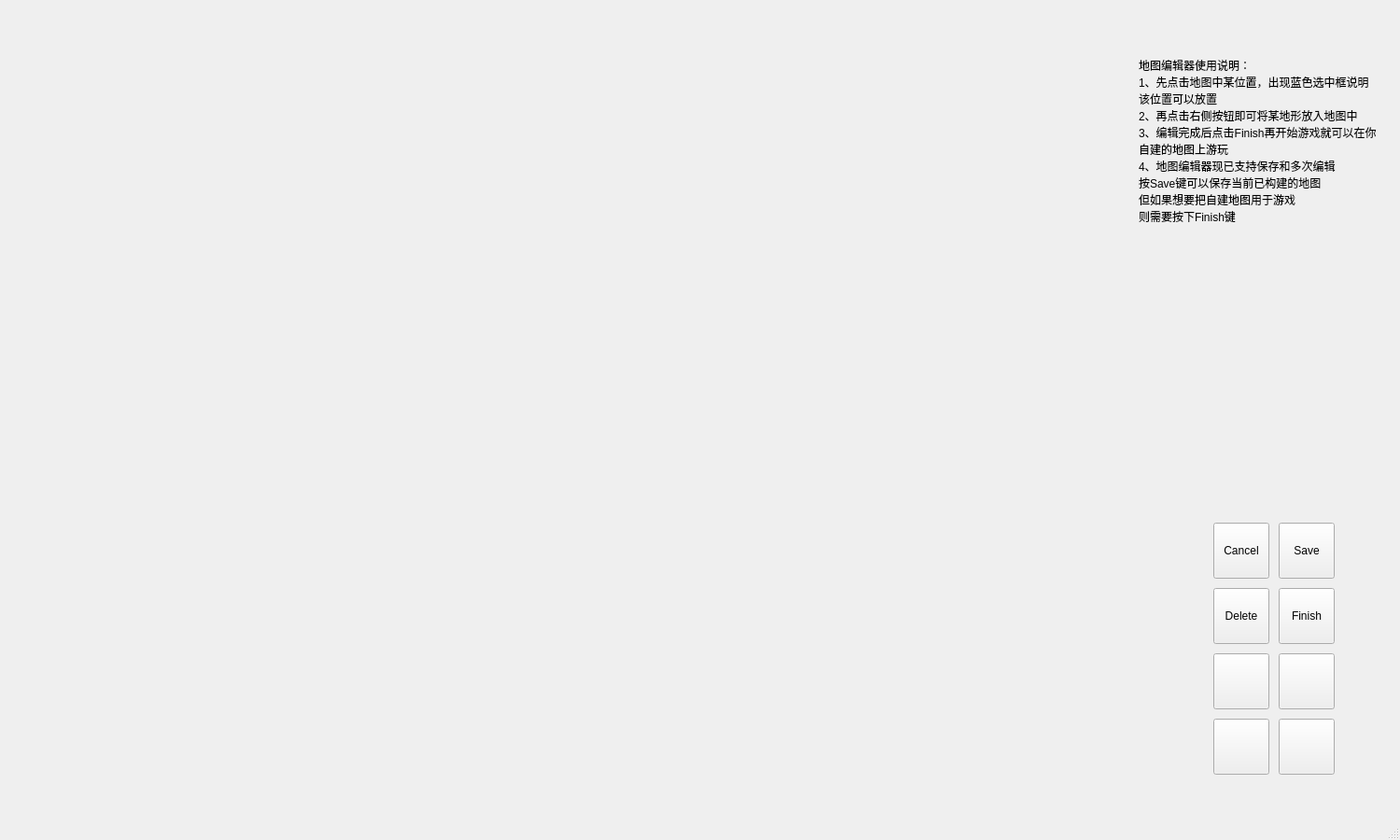
<?xml version="1.0" encoding="UTF-8"?>
<ui version="4.0">
 <class>MymapMainWindow</class>
 <widget class="QMainWindow" name="MymapMainWindow">
  <property name="geometry">
   <rect>
    <x>0</x>
    <y>0</y>
    <width>1500</width>
    <height>900</height>
   </rect>
  </property>
  <property name="minimumSize">
   <size>
    <width>1500</width>
    <height>900</height>
   </size>
  </property>
  <property name="maximumSize">
   <size>
    <width>1500</width>
    <height>900</height>
   </size>
  </property>
  <property name="windowTitle">
   <string>MainWindow</string>
  </property>
  <widget class="QWidget" name="centralwidget">
   <widget class="QPushButton" name="pushButton">
    <property name="geometry">
     <rect>
      <x>1300</x>
      <y>700</y>
      <width>60</width>
      <height>60</height>
     </rect>
    </property>
    <property name="minimumSize">
     <size>
      <width>60</width>
      <height>60</height>
     </size>
    </property>
    <property name="maximumSize">
     <size>
      <width>60</width>
      <height>60</height>
     </size>
    </property>
    <property name="text">
     <string/>
    </property>
    <property name="icon">
     <iconset resource="resources.qrc">
      <normaloff>:/pic/brick.jpg</normaloff>:/pic/brick.jpg</iconset>
    </property>
    <property name="iconSize">
     <size>
      <width>45</width>
      <height>45</height>
     </size>
    </property>
   </widget>
   <widget class="QPushButton" name="pushButton_2">
    <property name="geometry">
     <rect>
      <x>1370</x>
      <y>700</y>
      <width>60</width>
      <height>60</height>
     </rect>
    </property>
    <property name="minimumSize">
     <size>
      <width>60</width>
      <height>60</height>
     </size>
    </property>
    <property name="maximumSize">
     <size>
      <width>60</width>
      <height>60</height>
     </size>
    </property>
    <property name="text">
     <string/>
    </property>
    <property name="icon">
     <iconset resource="resources.qrc">
      <normaloff>:/pic/brick2.png</normaloff>:/pic/brick2.png</iconset>
    </property>
    <property name="iconSize">
     <size>
      <width>45</width>
      <height>45</height>
     </size>
    </property>
   </widget>
   <widget class="QPushButton" name="pushButton_3">
    <property name="geometry">
     <rect>
      <x>1300</x>
      <y>770</y>
      <width>60</width>
      <height>60</height>
     </rect>
    </property>
    <property name="minimumSize">
     <size>
      <width>60</width>
      <height>60</height>
     </size>
    </property>
    <property name="maximumSize">
     <size>
      <width>60</width>
      <height>60</height>
     </size>
    </property>
    <property name="text">
     <string/>
    </property>
    <property name="icon">
     <iconset resource="resources.qrc">
      <normaloff>:/pic/forest.jpg</normaloff>:/pic/forest.jpg</iconset>
    </property>
    <property name="iconSize">
     <size>
      <width>45</width>
      <height>45</height>
     </size>
    </property>
   </widget>
   <widget class="QPushButton" name="pushButton_4">
    <property name="geometry">
     <rect>
      <x>1370</x>
      <y>770</y>
      <width>60</width>
      <height>60</height>
     </rect>
    </property>
    <property name="minimumSize">
     <size>
      <width>60</width>
      <height>60</height>
     </size>
    </property>
    <property name="maximumSize">
     <size>
      <width>60</width>
      <height>60</height>
     </size>
    </property>
    <property name="text">
     <string/>
    </property>
    <property name="icon">
     <iconset resource="resources.qrc">
      <normaloff>:/pic/sea2.jpg</normaloff>:/pic/sea2.jpg</iconset>
    </property>
    <property name="iconSize">
     <size>
      <width>45</width>
      <height>45</height>
     </size>
    </property>
   </widget>
   <widget class="QPushButton" name="pushButton_5">
    <property name="geometry">
     <rect>
      <x>1300</x>
      <y>630</y>
      <width>60</width>
      <height>60</height>
     </rect>
    </property>
    <property name="minimumSize">
     <size>
      <width>60</width>
      <height>60</height>
     </size>
    </property>
    <property name="maximumSize">
     <size>
      <width>60</width>
      <height>60</height>
     </size>
    </property>
    <property name="text">
     <string>Delete</string>
    </property>
   </widget>
   <widget class="QPushButton" name="pushButton_6">
    <property name="geometry">
     <rect>
      <x>1370</x>
      <y>630</y>
      <width>60</width>
      <height>60</height>
     </rect>
    </property>
    <property name="minimumSize">
     <size>
      <width>60</width>
      <height>60</height>
     </size>
    </property>
    <property name="maximumSize">
     <size>
      <width>60</width>
      <height>60</height>
     </size>
    </property>
    <property name="text">
     <string>Finish</string>
    </property>
   </widget>
   <widget class="QPushButton" name="pushButton_7">
    <property name="geometry">
     <rect>
      <x>1300</x>
      <y>560</y>
      <width>60</width>
      <height>60</height>
     </rect>
    </property>
    <property name="minimumSize">
     <size>
      <width>60</width>
      <height>60</height>
     </size>
    </property>
    <property name="maximumSize">
     <size>
      <width>60</width>
      <height>60</height>
     </size>
    </property>
    <property name="text">
     <string>Cancel</string>
    </property>
   </widget>
   <widget class="QPushButton" name="pushButton_8">
    <property name="geometry">
     <rect>
      <x>1370</x>
      <y>560</y>
      <width>60</width>
      <height>60</height>
     </rect>
    </property>
    <property name="minimumSize">
     <size>
      <width>60</width>
      <height>60</height>
     </size>
    </property>
    <property name="maximumSize">
     <size>
      <width>60</width>
      <height>60</height>
     </size>
    </property>
    <property name="text">
     <string>Save</string>
    </property>
   </widget>
   <widget class="QLabel" name="label">
    <property name="geometry">
     <rect>
      <x>1220</x>
      <y>20</y>
      <width>341</width>
      <height>261</height>
     </rect>
    </property>
    <property name="text">
     <string>地图编辑器使用说明：
1、先点击地图中某位置，出现蓝色选中框说明
该位置可以放置
2、再点击右侧按钮即可将某地形放入地图中
3、编辑完成后点击Finish再开始游戏就可以在你
自建的地图上游玩
4、地图编辑器现已支持保存和多次编辑
按Save键可以保存当前已构建的地图
但如果想要把自建地图用于游戏
则需要按下Finish键</string>
    </property>
   </widget>
   <widget class="QLabel" name="label_2">
    <property name="geometry">
     <rect>
      <x>1220</x>
      <y>290</y>
      <width>281</width>
      <height>161</height>
     </rect>
    </property>
    <property name="text">
     <string/>
    </property>
   </widget>
  </widget>
  <widget class="QMenuBar" name="menubar">
   <property name="geometry">
    <rect>
     <x>0</x>
     <y>0</y>
     <width>1500</width>
     <height>25</height>
    </rect>
   </property>
  </widget>
  <widget class="QStatusBar" name="statusbar"/>
 </widget>
 <resources>
  <include location="resources.qrc"/>
 </resources>
 <connections/>
</ui>
